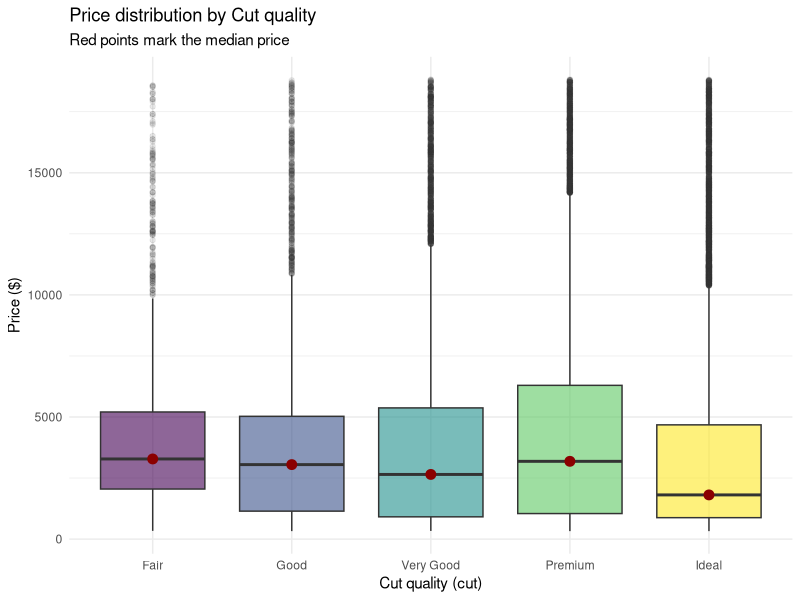
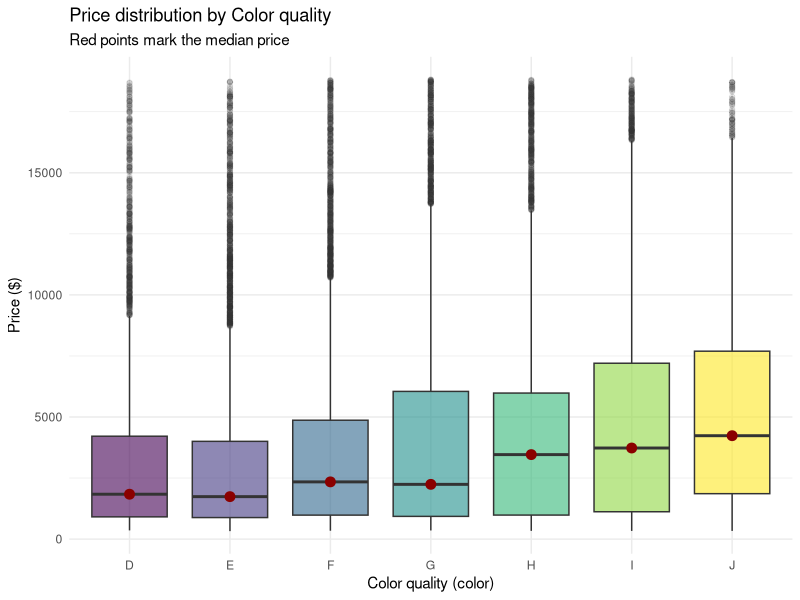
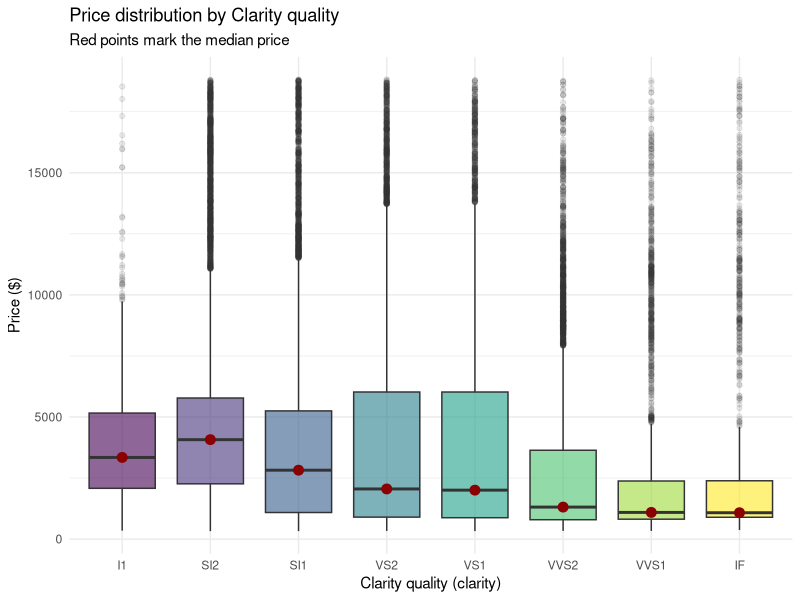

The R script that drew these images, in order:
## ---- chunk 1
# cache results
knitr::opts_chunk$set(cache=TRUE, message=FALSE)
## ---- chunk 2
library(ggplot2)
library(dplyr)

diamonds
## ---- chunk 3
ggplot(diamonds, aes(x = cut, y = price, fill = cut)) +
  geom_boxplot(alpha = 0.6, outlier.alpha = 0.1) +
  # Red point highlights the median
  stat_summary(fun = median, geom = "point", color = "darkred", size = 3) +
  labs(
    title = "Price distribution by Cut quality",
    subtitle = "Red points mark the median price",
    x = "Cut quality (cut)",
    y = "Price ($)"
  ) +
  theme_minimal() +
  theme(legend.position = "none")

ggplot(diamonds, aes(x = color, y = price, fill = color)) +
  geom_boxplot(alpha = 0.6, outlier.alpha = 0.1) +
  # Red point highlights the median
  stat_summary(fun = median, geom = "point", color = "darkred", size = 3) +
  labs(
    title = "Price distribution by Color quality",
    subtitle = "Red points mark the median price",
    x = "Color quality (color)",
    y = "Price ($)"
  ) +
  theme_minimal() +
  theme(legend.position = "none")

ggplot(diamonds, aes(x = clarity, y = price, fill = clarity)) +
  geom_boxplot(alpha = 0.6, outlier.alpha = 0.1) +
  # Red point highlights the median
  stat_summary(fun = median, geom = "point", color = "darkred", size = 3) +
  labs(
    title = "Price distribution by Clarity quality",
    subtitle = "Red points mark the median price",
    x = "Clarity quality (clarity)",
    y = "Price ($)"
  ) +
  theme_minimal() +
  theme(legend.position = "none")
## ---- chunk 4
diamonds |>
  group_by(cut) |>
  summarise(
    mean_price = mean(price),
    mean_carat = mean(carat),
    mean_clarity = mean(as.integer(clarity))  # 1 = I1 (worst) ... 8 = IF (best)
  )
## ---- chunk 5
diamonds_f <- diamonds |>
  mutate(
    cut = relevel(factor(cut, ordered = FALSE), "Fair"),
    color = relevel(factor(color, ordered = FALSE), "J"),
    clarity = relevel(factor(clarity, ordered = FALSE), "I1")
  )

model_quality <- lm(log(price) ~ cut + color + clarity, data = diamonds_f)
round(coef(model_quality), 2)
summary(model_quality)$r.squared
## ---- chunk 6
model_carat <- lm(log(price) ~ log(carat) + cut + color + clarity, data = diamonds_f)
round(coef(model_carat), 2)
summary(model_carat)$r.squared
